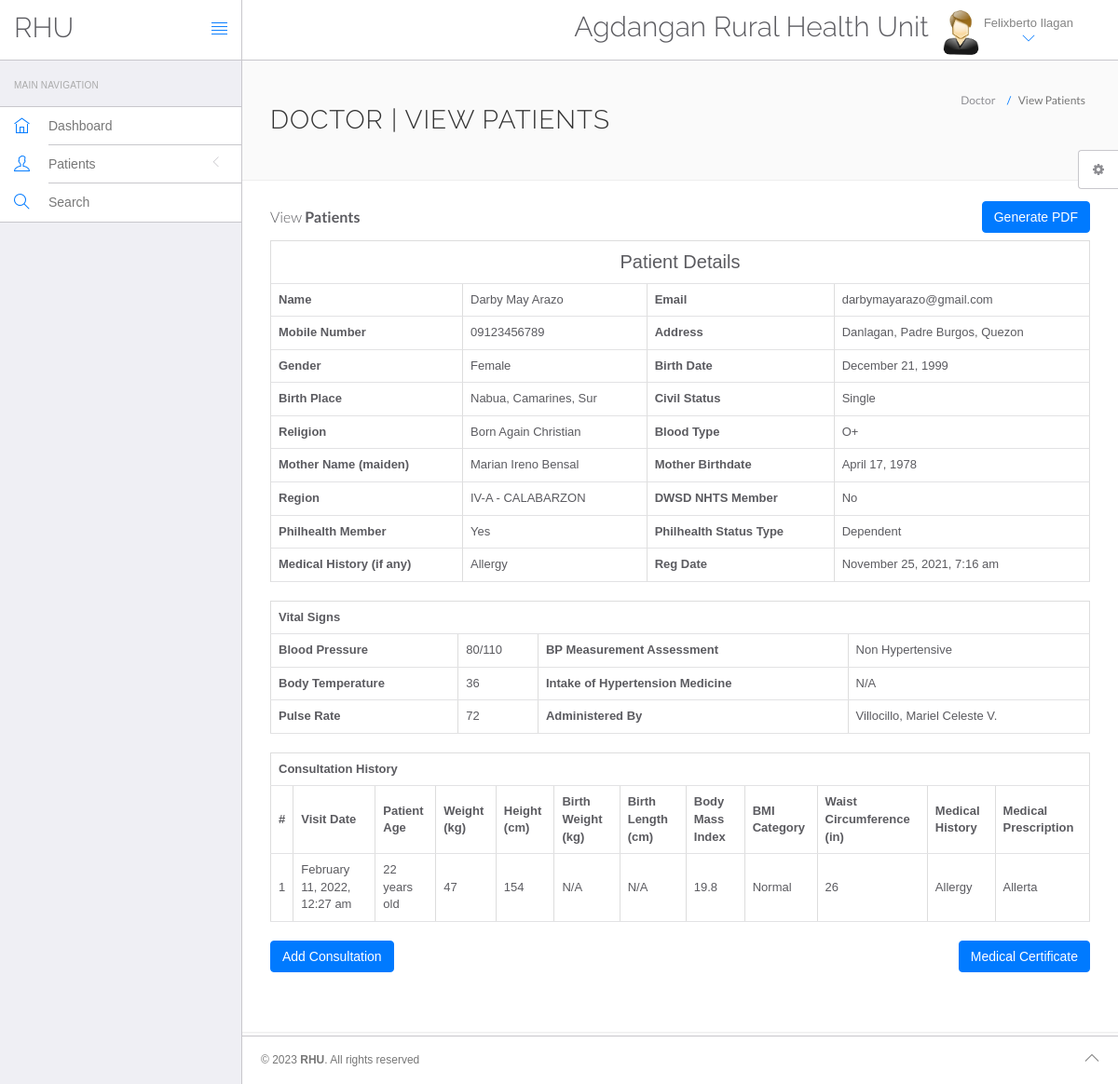
Page /doctor/view-patient.php?viewid=1 (signed in) on the committed database.
### tables this page shows
CREATE TABLE `settings` (
  `id` int(11) NOT NULL,
  `HealthCenter` varchar(200) DEFAULT NULL,
  `Address` varchar(200) DEFAULT NULL,
  `ContactNo` varchar(12) DEFAULT NULL,
  `EmailAdd` mediumtext DEFAULT NULL,
  `OpeningHour` varchar(200) DEFAULT NULL,
  `Doctor` mediumtext DEFAULT NULL,
  `About` mediumtext DEFAULT NULL,
  `Map` longtext DEFAULT NULL
);

CREATE TABLE `doctor` (
  `id` int(11) NOT NULL,
  `adminID` int(10) DEFAULT NULL,
  `specialization` varchar(255) DEFAULT NULL,
  `fullName` varchar(255) DEFAULT NULL,
  `address` longtext DEFAULT NULL,
  `contactno` varchar(255) DEFAULT NULL,
  `email` varchar(255) DEFAULT NULL,
  `password` varchar(255) DEFAULT NULL,
  `regDate` timestamp NULL DEFAULT current_timestamp(),
  `updationDate` timestamp NULL DEFAULT NULL ON UPDATE current_timestamp()
);

CREATE TABLE `tblpatient` (
  `ID` int(10) NOT NULL,
  `Dutyid` int(10) DEFAULT NULL,
  `PatientName` varchar(200) DEFAULT NULL,
  `PatientContno` varchar(11) DEFAULT NULL,
  `PatientEmail` varchar(200) DEFAULT NULL,
  `PatientGender` varchar(50) DEFAULT NULL,
  `PatientAdd` mediumtext DEFAULT NULL,
  `PatientBirthplace` varchar(200) DEFAULT NULL,
  `PatientBirthday` date DEFAULT NULL,
  `PatientCivil` varchar(50) DEFAULT NULL,
  `PatientReligion` varchar(200) DEFAULT NULL,
  `PatientBlood` varchar(50) DEFAULT NULL,
  `MotherName` varchar(200) DEFAULT NULL,
  `MotherBirthday` date DEFAULT NULL,
  `PhilhealthMember` varchar(50) DEFAULT NULL,
  `PhilhealthStatus` varchar(50) DEFAULT NULL,
  `PatientRegion` varchar(200) DEFAULT NULL,
  `DswdMember` varchar(50) DEFAULT NULL,
  `BloodPressure` varchar(100) DEFAULT NULL,
  `PulseRate` varchar(100) DEFAULT NULL,
  `BodyTemperature` varchar(100) DEFAULT NULL,
  `BpMeasurement` varchar(100) DEFAULT NULL,
  `IntakeMed` varchar(200) DEFAULT NULL,
  `AdministeredBy` varchar(200) DEFAULT NULL,
  `PatientMedhis` mediumtext DEFAULT NULL,
  `CreationDate` timestamp NULL DEFAULT current_timestamp(),
  `UpdationDate` timestamp NULL DEFAULT NULL ON UPDATE current_timestamp()
);

CREATE TABLE `tblmedicalhistory` (
  `ID` int(10) NOT NULL,
  `PatientID` int(10) DEFAULT NULL,
  `PatientAge` varchar(100) DEFAULT NULL,
  `Weight` varchar(100) DEFAULT NULL,
  `Height` varchar(100) DEFAULT NULL,
  `Bmi` decimal(6,1) DEFAULT NULL,
  `BmiCategory` varchar(100) DEFAULT NULL,
  `WaistCircum` varchar(100) DEFAULT NULL,
  `BirthWeight` varchar(100) DEFAULT NULL,
  `BirthLength` varchar(100) DEFAULT NULL,
  `MedHistory` varchar(100) DEFAULT NULL,
  `MedicalPres` mediumtext DEFAULT NULL,
  `CreationDate` timestamp NULL DEFAULT current_timestamp(),
  `UpdationDate` timestamp NULL DEFAULT NULL ON UPDATE current_timestamp()
);

### doctor/view-patient.php (the view, shortened to what this page needs)
<?php
include('include/config.php');
?>
<!DOCTYPE html>
<html lang="en">
	<head>
		<link rel="stylesheet" href="vendor/bootstrap/css/bootstrap.min.css">
		<link rel="stylesheet" href="vendor/fontawesome/css/font-awesome.min.css">
		<link rel="stylesheet" href="vendor/themify-icons/themify-icons.min.css">
		<link href="vendor/animate.css/animate.min.css" rel="stylesheet" media="screen">
		<link href="vendor/perfect-scrollbar/perfect-scrollbar.min.css" rel="stylesheet" media="screen">
		<link href="vendor/switchery/switchery.min.css" rel="stylesheet" media="screen">
		<link href="vendor/bootstrap-touchspin/jquery.bootstrap-touchspin.min.css" rel="stylesheet" media="screen">
		<link href="vendor/select2/select2.min.css" rel="stylesheet" media="screen">
		<link href="vendor/bootstrap-datepicker/bootstrap-datepicker3.standalone.min.css" rel="stylesheet" media="screen">
		<link href="vendor/bootstrap-timepicker/bootstrap-timepicker.min.css" rel="stylesheet" media="screen">
		<link rel="stylesheet" href="assets/css/styles.css">
		<link rel="stylesheet" href="assets/css/plugins.css">
		<link rel="stylesheet" href="assets/css/themes/theme-1.css" id="skin_color" />
	</head>
	<body>
		<div id="app">
		<?php include('include/sidebar.php');?>
		<div class="app-content">
		<?php include('include/header.php');?>
		<div class="main-content" >
		<div class="wrap-content container" id="container">
		<section id="page-title">
		<div class="row">
		<div class="col-sm-8">
		<h1 class="mainTitle">Doctor | View Patients</h1>
		</div>
		<ol class="breadcrumb">
		<li>
		<span>Doctor</span>
		</li>
		<li class="active">
		<span>View Patients</span>
		</li>
		</ol>
		</div>
		</section>
		<div class="container-fluid container-fullw bg-white">
		<div class="row">
		<div class="col-md-12">
		<?php
		if (isset($_GET['viewid'])) {
		$vid=$_GET['viewid'];
		$sql=mysqli_query($con,"select * from tblpatient where ID = '$vid'");
		while($row=mysqli_fetch_array($sql))
		{
			$patientid = $row['ID'];
		 }
		}
		 ?>
		<a style="float:right;bottom:8px;" href="generate-pdf.php?viewid=<?php echo $patientid; ?>" class="btn btn-primary waves-effect waves-light w-lg">Generate PDF</a>
		<h5 class="over-title margin-bottom-15">View <span class="text-bold">Patients</span>
		</h5>
		<?php
		if(isset($_GET['viewid'])){
		   $vid=$_GET['viewid'];
		   $ret=mysqli_query($con,"select * from tblpatient where ID='$vid'");
		while ($row=mysqli_fetch_array($ret)) {
									   ?>
		<table border="1" class="table table-bordered">
		 <tr align="center">
		<td colspan="4" style="font-size:20px;color:blue">
		 Patient Details</td></tr>
		  <tr>
			<th scope>Name</th>
			<td><?php  echo $row['PatientName'];?></td>
			<th scope>Email</th>
			<td><?php  echo $row['PatientEmail'];?></td>
		  </tr>
		  <tr>
			<th scope>Mobile Number</th>
			<td><?php  echo $row['PatientContno'];?></td>
			<th>Address</th>
			<td><?php  echo $row['PatientAdd'];?></td>
		  </tr>
			<tr>
			<th>Gender</th>
			<td><?php  echo $row['PatientGender'];?></td>
			<th>Birth Date</th>
			<td><?php  echo date('F j, Y', strtotime($row['PatientBirthday']));?></td>
		  </tr>
		  <tr>
			<th>Birth Place</th>
			<td><?php  echo $row['PatientBirthplace'];?></td>
			 <th>Civil Status</th>
			<td><?php  echo $row['PatientCivil'];?></td>
		  </tr>
		   <tr>
			<th>Religion</th>
			<td><?php  echo $row['PatientReligion'];?></td>
			 <th>Blood Type</th>
			<td><?php  echo $row['PatientBlood'];?></td>
		  </tr>
		  <tr>
			<th>Mother Name (maiden)</th>
			<td><?php  echo $row['MotherName'];?></td>
			 <th>Mother Birthdate</th>
			<td><?php  echo date('F j, Y', strtotime($row['MotherBirthday']));?></td>
		  </tr>
		  <tr>
			<th>Region</th>
			<td><?php  echo $row['PatientRegion'];?></td>
			 <th>DWSD NHTS Member</th>
			<td><?php  echo $row['DswdMember'];?></td>
		  </tr>
		  <tr>
			<th>Philhealth Member</th>
			<td><?php  echo $row['PhilhealthMember'];?></td>
			 <th>Philhealth Status Type</th>
			<td><?php  echo $row['PhilhealthStatus'];?></td>
		  </tr>
		  <tr>
			<th>Medical History (if any)</th>
			<td><?php  echo $row['PatientMedhis'];?></td>
			 <th>Reg Date</th>
			<td><?php  echo date('F j, Y, g:i a', strtotime($row['CreationDate']));?></td>
		  </tr>
		<?php }?>
		</table>
		<?php
		   $vid=$_GET['viewid'];
		   $ret=mysqli_query($con,"select * from tblpatient where ID='$vid'");
		while ($row=mysqli_fetch_array($ret)) {
									   ?>
		<table id="datatable" class="table table-bordered dt-responsive nowrap" style="border-collapse: collapse; border-spacing: 0; width: 100%;">
		  <tr align="center">
		   <th colspan="12" >Vital Signs</th>
		  </tr>
		  <tr>
			<th scope>Blood Pressure</th>
			<td><?php  echo $row['BloodPressure'];?></td>
			<th scope>BP Measurement Assessment</th>
			<td><?php  echo $row['BpMeasurement'];?></td>
		  </tr>
		  <tr>
			<th scope>Body Temperature</th>
			<td><?php  echo $row['BodyTemperature'];?></td>
			<th scope>Intake of Hypertension Medicine</th>
			<td><?php  echo $row['IntakeMed'];?></td>
		  </tr>
		  <tr>
		    <th scope>Pulse Rate</th>
			<td><?php  echo $row['PulseRate'];?></td>
			<th scope>Administered By</th>
			<td><?php  echo $row['AdministeredBy'];?></td>
		  </tr>
		  <?php }?>
		</table>
		<?php
		$ret=mysqli_query($con,"select * from tblmedicalhistory  where PatientID='$vid'  ORDER BY CreationDate DESC");
		 ?>
		<table id="datatable" class="table table-bordered dt-responsive nowrap" style="border-collapse: collapse; border-spacing: 0; width: 100%;">
		  <tr align="center">
		   <th colspan="12" >Consultation History</th>
		  </tr>
		  <tr>
			<th>#</th>
			<th>Visit Date</th>
			<th>Patient Age</th>
			<th>Weight (kg)</th>
			<th>Height (cm)</th>
			<th>Birth Weight (kg)</th>
			<th>Birth Length (cm)</th>
			<th>Body Mass Index</th>
			<th>BMI Category</th>
			<th>Waist Circumference (in)</th>
			<th>Medical History</th>
			<th>Medical Prescription</th>
		  </tr>
		<?php
		$num=mysqli_num_rows($ret);
		if($num>0){
		$cnt=1;
		while ($row=mysqli_fetch_array($ret)) {
		  ?>
		<tr>
		  <td><?php echo $cnt;?></td>
		  <td><?php  echo date('F j, Y, g:i a', strtotime($row['CreationDate']));?></td>
		  <td><?php  echo $row['PatientAge'];?></td>
		  <td><?php  echo $row['Weight'];?></td>
		  <td><?php  echo $row['Height'];?></td>
		  <td><?php  echo $row['BirthWeight'];?></td>
		  <td><?php  echo $row['BirthLength'];?></td>
		  <td><?php  echo $row['Bmi'];?></td>
		  <td><?php  echo $row['BmiCategory'];?></td>
		  <td><?php  echo $row['WaistCircum'];?></td>
		  <td><?php  echo $row['MedHistory'];?></td>
		  <td><?php  echo $row['MedicalPres'];?></td>
		</tr>
		<?php
$cnt=$cnt+1;
} } else { ?>
  <tr>
    <td colspan="12" style="border:none;border-left: 1px solid #fff; "> No record found</td>
  </tr>
<?php } ?>
		</table>
		<div class="row">
		<div class="col-md-12">
		<button class="btn btn-primary waves-effect waves-light w-lg" data-toggle="modal" data-target="#myModal">Add Consultation</button>
		</div>
		<?php
		$sql=mysqli_query($con,"select * from tblpatient where ID = '$vid'");
		while($row=mysqli_fetch_array($sql))
		{
			$patientid = $row['ID'];
		 }
		 } ?>
		<div class="col-md-12">
		<a style="float:right;bottom:34px;" href="medical-certificate.php?viewid=<?php echo $patientid; ?>" class="btn btn-primary waves-effect waves-light w-lg">Medical Certificate</a>
		</div>
		</div>
</div>
</div>
</div>
</div>
</div>
</div>
	<?php include('include/footer.php');?>
	<?php include('include/setting.php');?>
		</div>
	</body>
</html>

### doctor/include/header.php (shortened to what this page needs)
<?php
include("include/config.php");
$val=mysqli_query($con,"select * from settings where id = 1");
while ($row_val=mysqli_fetch_array($val)) {
	$name = $row_val['HealthCenter'];
}
?>
<header class="navbar navbar-default navbar-static-top">
					<div class="navbar-header">
						<a class="navbar-brand" href="#">
							<h2 style="padding-top:20% ">RHU</h2>
						</a>
						<a href="#" class="sidebar-toggler pull-right visible-md visible-lg" data-toggle-class="app-sidebar-closed" data-toggle-target="#app">
							<i class="ti-align-justify"></i>
						</a>
					</div>
					<div class="navbar-collapse collapse">
						<ul class="nav navbar-right">
								<li  style="padding-top:2% ">
								<h2><?php echo $name;?></h2>
							</li>
							<li class="dropdown current-user">
								<a href class="dropdown-toggle" data-toggle="dropdown">
									<img src="assets/images/images.jpg"> <span class="username">
									<?php $query=mysqli_query($con,"select fullName from doctor where id='".$_SESSION['id']."'");
while($row=mysqli_fetch_array($query))
{
	echo $row['fullName'];
}
									?> <i class="ti-angle-down"></i></i></span>
								</a>
							</li>
						</ul>
					</div>
				</header>

### doctor/assets/css/themes/theme-1.css (style rules this page uses)
body { background: #FAFAFA; }
header .navbar-header { background: #ffffff !important; border-right-color: #c8c7cc !important; border-bottom-color: #c8c7cc !important; }
header .navbar-header .sidebar-toggler, header .navbar-header .sidebar-mobile-toggler { color: #007aff !important; }
header .navbar-header .navbar-brand { color: #777 !important; }
header .navbar-collapse { background: #ffffff !important; border-bottom-color: #c8c7cc !important; box-shadow: none !important; }
header .navbar-collapse .navbar-right > li > a { color: #777; }
header .navbar-collapse .navbar-right > li > a i { color: #007aff !important; }

### rows in the picture
settings: HealthCenter "Agdangan Rural Health Unit"
doctor: fullName "Felixberto Ilagan"
tblpatient: PatientName "Darby May Arazo", PatientEmail "darbymayarazo@gmail.com", PatientContno "09123456789", PatientAdd "Danlagan, Padre Burgos, Quezon", PatientGender "Female", PatientBirthday "December 21, 1999", PatientBirthplace "Nabua, Camarines, Sur", PatientCivil "Single", PatientReligion "Born Again Christian", PatientBlood "O+", MotherName "Marian Ireno Bensal", MotherBirthday "April 17, 1978", PatientRegion "IV-A - CALABARZON", DswdMember "No", PhilhealthMember "Yes", PhilhealthStatus "Dependent", PatientMedhis "Allergy", CreationDate "November 25, 2021, 7:16 am", BloodPressure "80/110", BpMeasurement "Non Hypertensive", BodyTemperature "36", IntakeMed "N/A", PulseRate "72", AdministeredBy "Villocillo, Mariel Celeste V."
tblmedicalhistory: CreationDate "February 11, 2022, 12:27 am", PatientAge "22 years old", Weight "47", Height "154", BirthWeight "N/A", BirthLength "N/A", Bmi "19.8", BmiCategory "Normal", WaistCircum "26", MedHistory "Allergy", MedicalPres "Allerta"
